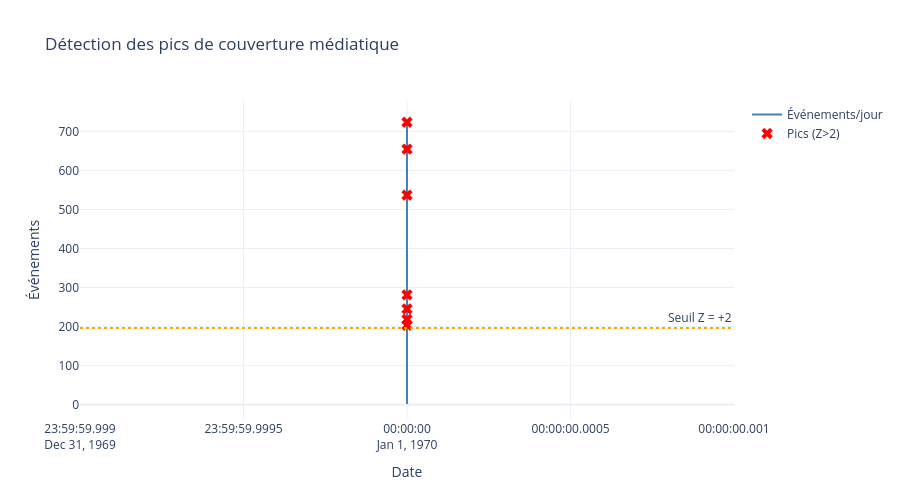

The cell this chart's notebook holds for it:
### Markdown cell above
**Objectif** : identifier les facteurs déclencheurs d'attention médiatique (pics anormaux).

Méthode : **Z-score** sur le nombre d'événements journaliers. Un événement est considéré comme pic si Z > 2.

### Code cell
# Série quotidienne
daily = df.groupby(df['SQLDATE'].dt.date).agg(
 evenements=('GLOBALEVENTID', 'nunique'),
 articles=('NumArticles', 'sum'),
 avg_tone=('AvgTone', 'mean')
).reset_index()
daily['SQLDATE'] = pd.to_datetime(daily['evenements'])

# Z-score
daily['z_evenements'] = (daily['evenements'] - daily['evenements'].mean()) / daily['evenements'].std()
pics = daily[daily['z_evenements'] > 2].copy()

print(f" {len(pics)} jours de pic détectés (Z > 2)")
print(pics[['SQLDATE','evenements','z_evenements']].head(10))

# Visualisation avec seuil
fig = go.Figure()
fig.add_trace(go.Scatter(x=daily['SQLDATE'], y=daily['evenements'], mode='lines', name='Événements/jour', line=dict(color='steelblue')))
fig.add_trace(go.Scatter(x=pics['SQLDATE'], y=pics['evenements'], mode='markers', name='Pics (Z>2)',
 marker=dict(color='red', size=10, symbol='x')))
fig.add_hline(y=daily['evenements'].mean() + 2*daily['evenements'].std(), line_dash="dot", line_color="orange",
 annotation_text="Seuil Z = +2")
fig.update_layout(title="Détection des pics de couverture médiatique", xaxis_title="Date", yaxis_title="Événements",
 template="plotly_white", height=500)
fig.show()
fig.write_html('../outputs/figures/q2_detection_pics_couverture.html')
try:
    fig.write_image('../outputs/figures/q2_detection_pics_couverture.png', scale=2)
except Exception:
    pass  # kaleido non installé, HTML sauvegardé uniquement

### Figure 1 — Plotly figure (JSON) as saved in the notebook; plotly's stock layout.template omitted (floating-point values rounded to 4 significant figures; data arrays with more than 128 entries replaced by an {"elided": "..."} marker saying what was removed)
{"data": [{"line": {"color": "steelblue"}, "mode": "lines", "name": "Événements/jour", "type": "scatter", "x": {"elided": "351 str values"}, "y": {"elided": "351 int values"}}, {"marker": {"color": "red", "size": 10, "symbol": "x"}, "mode": "markers", "name": "Pics (Z>2)", "type": "scatter", "x": ["1970-01-01T00:00:00", "1970-01-01T00:00:00", "1970-01-01T00:00:00", "1970-01-01T00:00:00", "1970-01-01T00:00:00", "1970-01-01T00:00:00", "1970-01-01T00:00:00"], "y": [218, 655, 724, 537, 281, 203, 245]}], "layout": {"annotations": [{"showarrow": false, "text": "Seuil Z = +2", "x": 1, "xanchor": "right", "xref": "x domain", "y": 196.1, "yanchor": "bottom", "yref": "y"}], "height": 500, "shapes": [{"line": {"color": "orange", "dash": "dot"}, "type": "line", "x0": 0, "x1": 1, "xref": "x domain", "y0": 196.1, "y1": 196.1, "yref": "y"}], "title": {"text": "Détection des pics de couverture médiatique"}, "xaxis": {"title": {"text": "Date"}}, "yaxis": {"title": {"text": "Événements"}}}}
